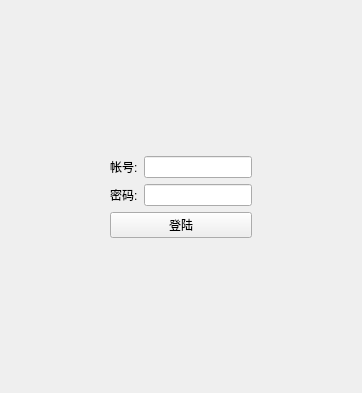
<?xml version="1.0" encoding="UTF-8"?>
<ui version="4.0">
 <class>LogDlg</class>
 <widget class="QWidget" name="LogDlg">
  <property name="geometry">
   <rect>
    <x>0</x>
    <y>0</y>
    <width>362</width>
    <height>393</height>
   </rect>
  </property>
  <property name="windowTitle">
   <string>Form</string>
  </property>
  <layout class="QGridLayout" name="gridLayout">
   <item row="4" column="1">
    <spacer name="verticalSpacer_2">
     <property name="orientation">
      <enum>Qt::Vertical</enum>
     </property>
     <property name="sizeHint" stdset="0">
      <size>
       <width>20</width>
       <height>40</height>
      </size>
     </property>
    </spacer>
   </item>
   <item row="0" column="2">
    <spacer name="verticalSpacer">
     <property name="orientation">
      <enum>Qt::Vertical</enum>
     </property>
     <property name="sizeHint" stdset="0">
      <size>
       <width>20</width>
       <height>40</height>
      </size>
     </property>
    </spacer>
   </item>
   <item row="2" column="0">
    <spacer name="horizontalSpacer">
     <property name="orientation">
      <enum>Qt::Horizontal</enum>
     </property>
     <property name="sizeHint" stdset="0">
      <size>
       <width>40</width>
       <height>20</height>
      </size>
     </property>
    </spacer>
   </item>
   <item row="1" column="1">
    <widget class="QLabel" name="label">
     <property name="text">
      <string>帐号:</string>
     </property>
    </widget>
   </item>
   <item row="1" column="2">
    <widget class="QLineEdit" name="lineEdit_num"/>
   </item>
   <item row="2" column="1">
    <widget class="QLabel" name="label_2">
     <property name="text">
      <string>密码:</string>
     </property>
    </widget>
   </item>
   <item row="2" column="2">
    <widget class="QLineEdit" name="lineEdit_passwd"/>
   </item>
   <item row="3" column="1" colspan="2">
    <widget class="QPushButton" name="pushButton_log">
     <property name="text">
      <string>登陆</string>
     </property>
    </widget>
   </item>
   <item row="2" column="3">
    <spacer name="horizontalSpacer_2">
     <property name="orientation">
      <enum>Qt::Horizontal</enum>
     </property>
     <property name="sizeHint" stdset="0">
      <size>
       <width>40</width>
       <height>20</height>
      </size>
     </property>
    </spacer>
   </item>
  </layout>
 </widget>
 <resources/>
 <connections/>
</ui>
